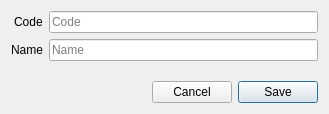
<?xml version="1.0" encoding="UTF-8"?>
<ui version="4.0">
 <class>AddMachineDialog</class>
 <widget class="QDialog" name="AddMachineDialog">
  <property name="geometry">
   <rect>
    <x>0</x>
    <y>0</y>
    <width>329</width>
    <height>114</height>
   </rect>
  </property>
  <property name="windowTitle">
   <string>Add new machine</string>
  </property>
  <layout class="QVBoxLayout" name="verticalLayout">
   <item>
    <layout class="QFormLayout" name="formLayout">
     <property name="labelAlignment">
      <set>Qt::AlignRight|Qt::AlignTrailing|Qt::AlignVCenter</set>
     </property>
     <item row="0" column="0">
      <widget class="QLabel" name="label">
       <property name="text">
        <string>Code</string>
       </property>
      </widget>
     </item>
     <item row="1" column="0">
      <widget class="QLabel" name="label_2">
       <property name="text">
        <string>Name</string>
       </property>
      </widget>
     </item>
     <item row="0" column="1">
      <widget class="QLineEdit" name="lineCode">
       <property name="placeholderText">
        <string>Code</string>
       </property>
      </widget>
     </item>
     <item row="1" column="1">
      <widget class="QLineEdit" name="lineName">
       <property name="placeholderText">
        <string>Name</string>
       </property>
      </widget>
     </item>
    </layout>
   </item>
   <item>
    <spacer name="verticalSpacer">
     <property name="orientation">
      <enum>Qt::Vertical</enum>
     </property>
     <property name="sizeHint" stdset="0">
      <size>
       <width>20</width>
       <height>40</height>
      </size>
     </property>
    </spacer>
   </item>
   <item>
    <layout class="QHBoxLayout" name="horizontalLayout">
     <item>
      <spacer name="horizontalSpacer">
       <property name="orientation">
        <enum>Qt::Horizontal</enum>
       </property>
       <property name="sizeHint" stdset="0">
        <size>
         <width>40</width>
         <height>20</height>
        </size>
       </property>
      </spacer>
     </item>
     <item>
      <widget class="QPushButton" name="pushCancel">
       <property name="text">
        <string>Cancel</string>
       </property>
       <property name="autoDefault">
        <bool>false</bool>
       </property>
      </widget>
     </item>
     <item>
      <widget class="QPushButton" name="pushSave">
       <property name="text">
        <string>Save</string>
       </property>
      </widget>
     </item>
    </layout>
   </item>
  </layout>
 </widget>
 <tabstops>
  <tabstop>lineCode</tabstop>
  <tabstop>lineName</tabstop>
  <tabstop>pushSave</tabstop>
  <tabstop>pushCancel</tabstop>
 </tabstops>
 <resources/>
 <connections>
  <connection>
   <sender>pushCancel</sender>
   <signal>clicked()</signal>
   <receiver>AddMachineDialog</receiver>
   <slot>close()</slot>
   <hints>
    <hint type="sourcelabel">
     <x>192</x>
     <y>92</y>
    </hint>
    <hint type="destinationlabel">
     <x>164</x>
     <y>56</y>
    </hint>
   </hints>
  </connection>
 </connections>
</ui>
